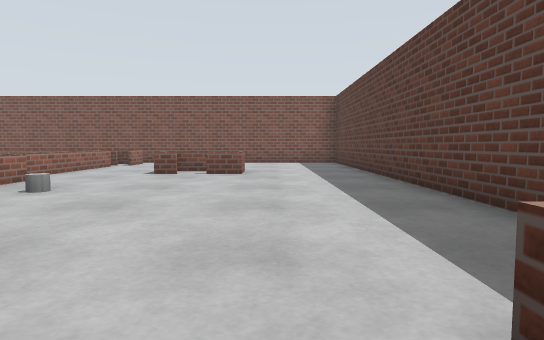
view 1 (above)

24 first-person views from a walk through a robot-simulator world made for Gazebo. The camera is 0.66 m above the floor, tilts 4° down and sees 75° across. The floor is counted in squares, 1 m on a side. Each view is taken from the middle of a square. On the plan, view 1 faces up. The plan holds only what a view shows up to about 10 squares ahead; the rest is blank.

view 2
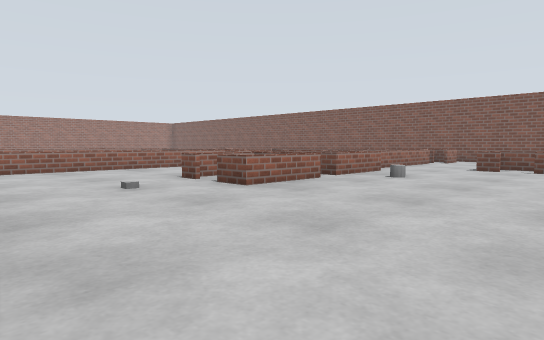

view 3
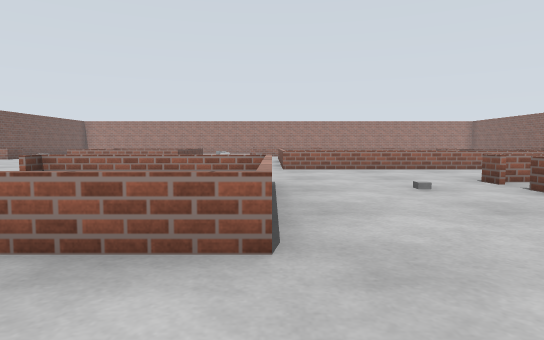

view 4
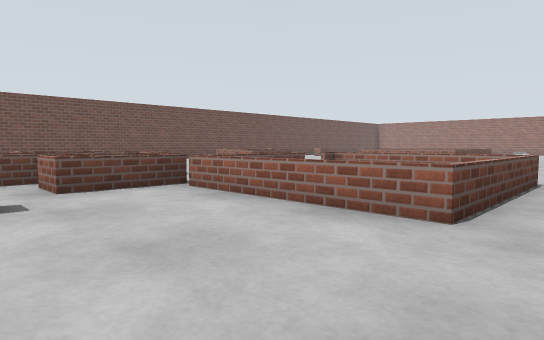

view 5
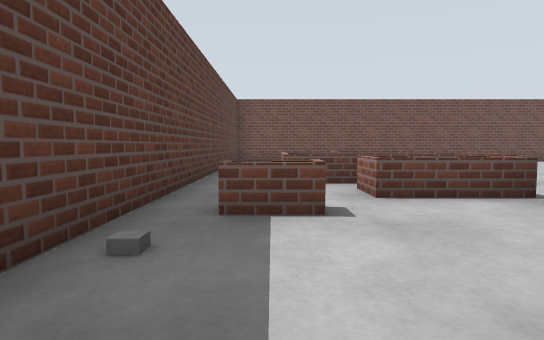

view 6
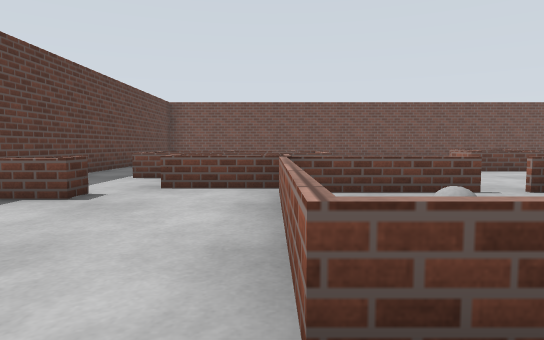

view 7
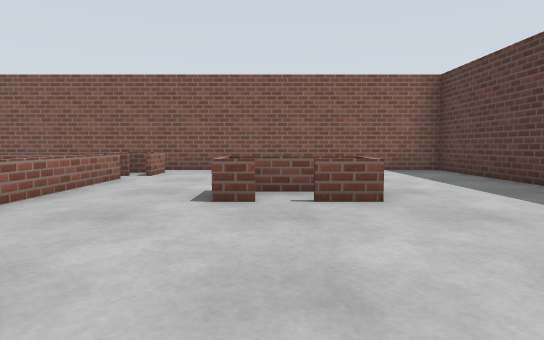

view 8
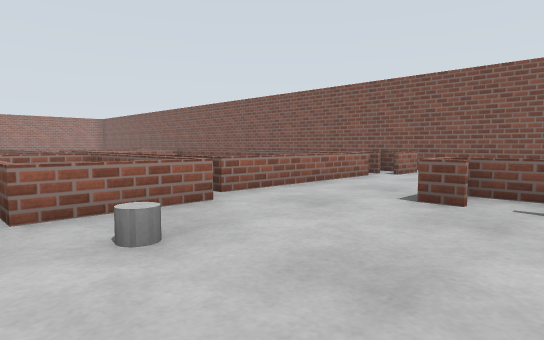

view 9
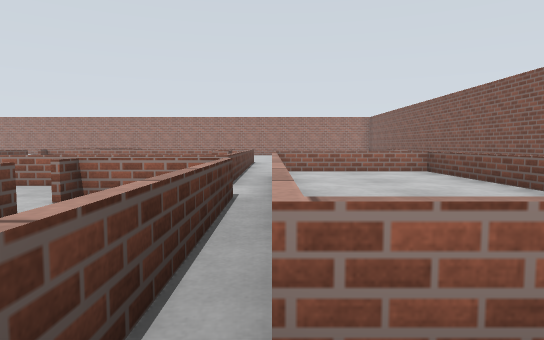

view 10
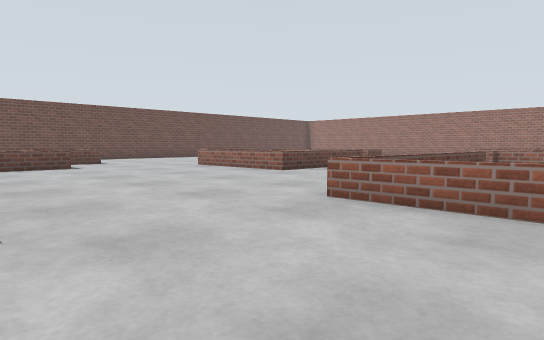

view 11
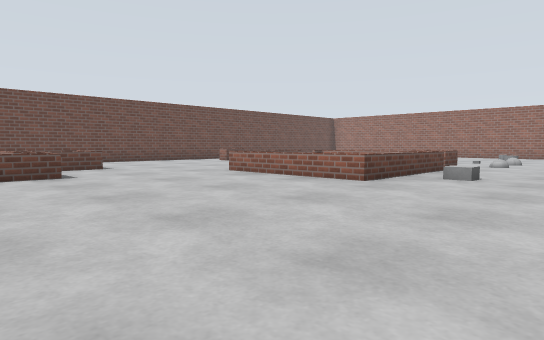

view 12
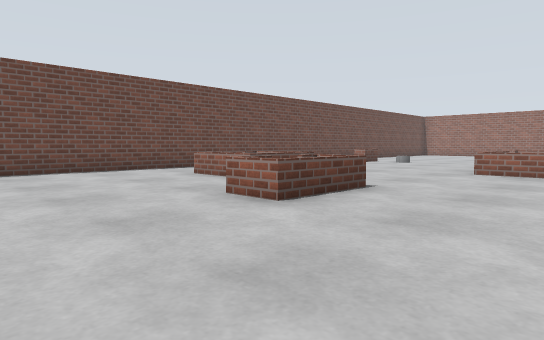

view 13
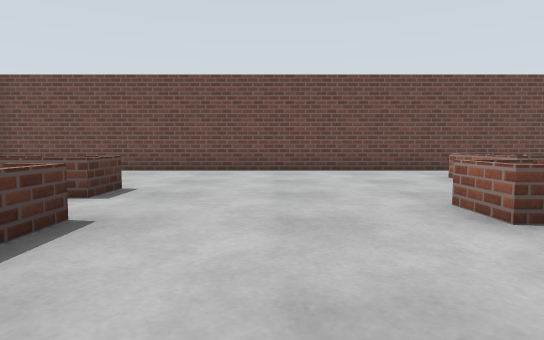

view 14
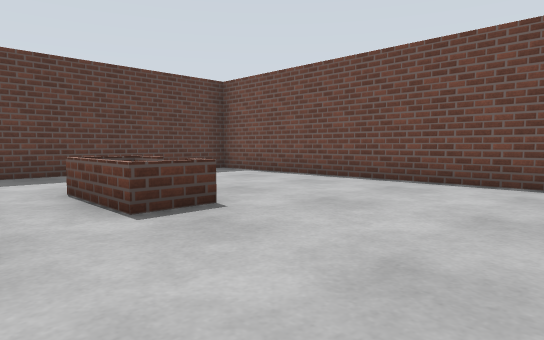

view 15
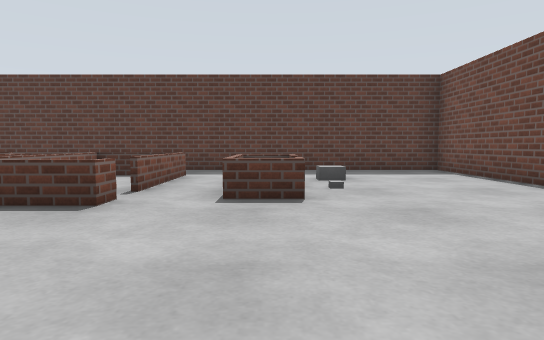

view 16
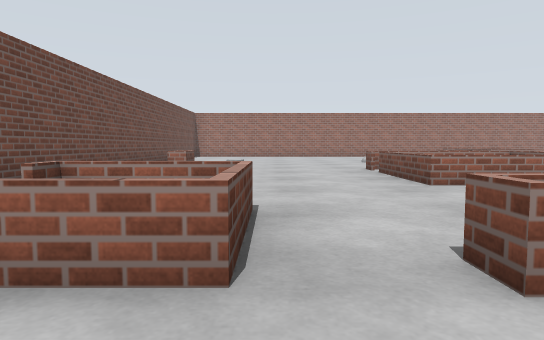

view 17
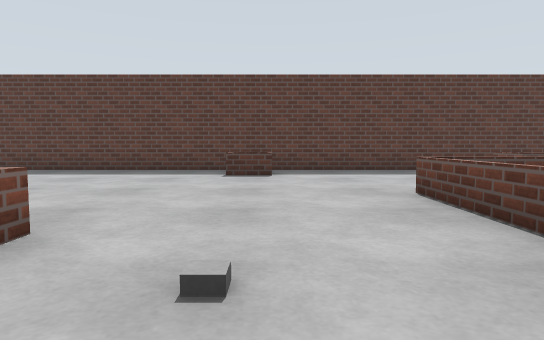

view 18
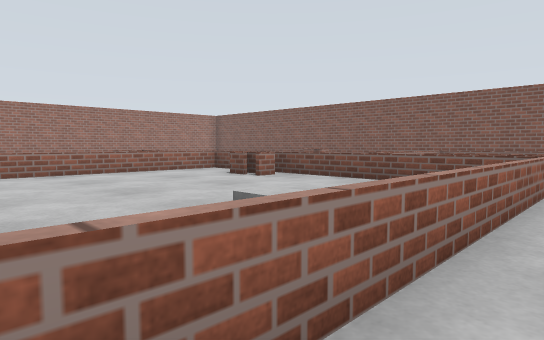

view 19
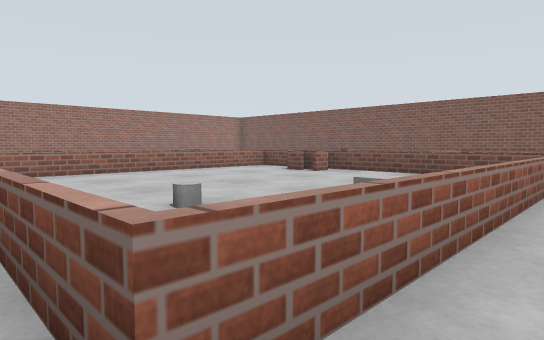

view 20
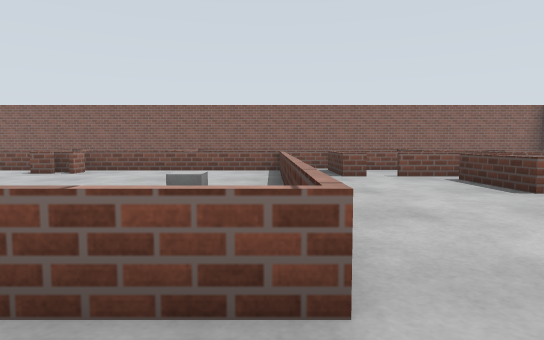

view 21
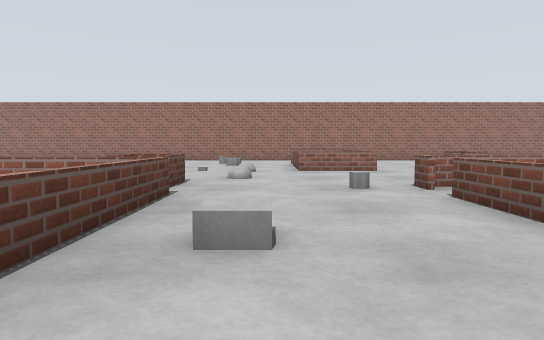

view 22
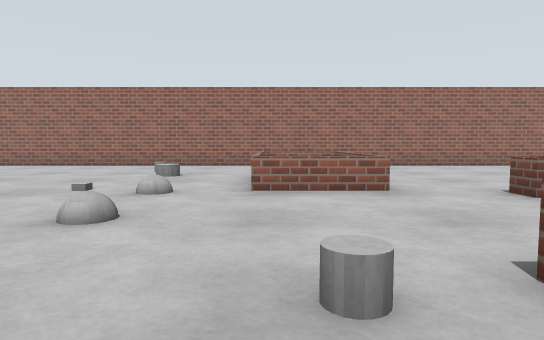

view 23
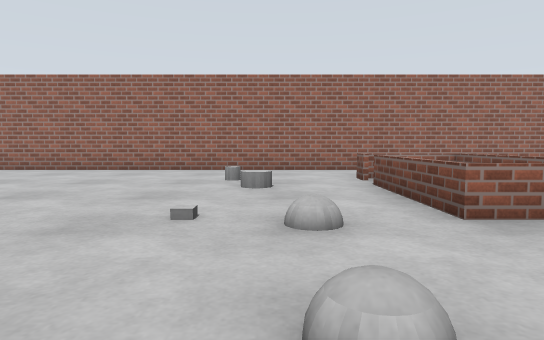

view 24
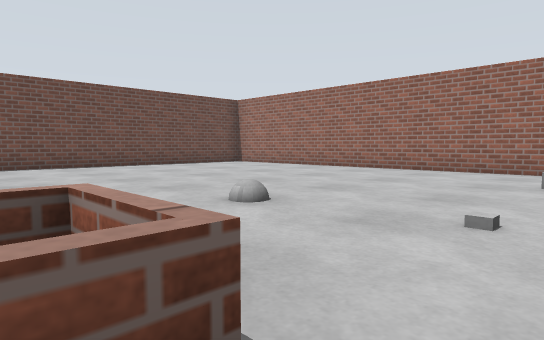

### Floor plan
Key: @ floor where view 1 was taken; # wall or solid block; x gap in a wall; . floor; = window, fence, low wall or low ledge; C grey cylinder; B grey box; G grey ball; O other object.
Columns run from 28 left of view 1 to 3 right of it. Each row starts with its distance up from view 1.
 14               ###  #############
 13                        ..    ..#
 12                        =..   ..#
 11                ==##====x..  ...#
 10                =....   =..  ...#
  9                =....   =..==...#
  8                =....   =..==...#
  7               .=========.......#
  6           =========.====.......#
  5           =#==#...=.====.C.....#
  4           = ......=...==.......#
  3   ..      = ......=...===......#
  2 # ....    = .....B=...==.......#
  1 # .....== = ..... =..........=.#
  0 #  .......= ....C =....B....@=.#
 -1 #  x====..=#     #=............#
 -2 #  =###=..=========...=====....#
 -3 #..=====...C..........=  #=....#
 -4 #.............B.......= G =...B#
 -5 #...C..G.G.==##=......= G#=....#
 -6 #..C...B..==   =......=x====.=.#
 -7 #..........=   =..........===..#
 -8 #......G.  =   =.........=====.#
 -9 #........  =.===.........=###=.#
-10 #........  ........===...=====.#
-11 #........  ........x.=....=....#
-12 #. ....... ......==x.....===...#
-13     ...... O     =#=......O.B..#
-14      .....       ===...........#
-15       ....         ............#
-16        ..          ............#
-17        ##  #####################

Positions as (right, up) in squares from view 1, and headings:
1: (0, 0), facing up
2: (0, -2), facing up-left
3: (0, -2), facing left
4: (1, -1), facing down-left
5: (1, -2), facing down
6: (-2, -1), facing down
7: (-2, 4), facing up
8: (-1, 4), facing up-left
9: (-4, 7), facing left
10: (-6, 1), facing down-left
11: (-7, -2), facing down-left
12: (-4, -7), facing down-left
13: (-5, -7), facing down
14: (-6, -10), facing down-right
15: (-7, -12), facing right
16: (-7, -12), facing left
17: (-7, 0), facing right
18: (-9, 0), facing up-left
19: (-9, -2), facing up-left
20: (-10, -3), facing up
21: (-12, -4), facing left
22: (-16, -3), facing left
23: (-18, -5), facing left
24: (-18, -5), facing down-left
